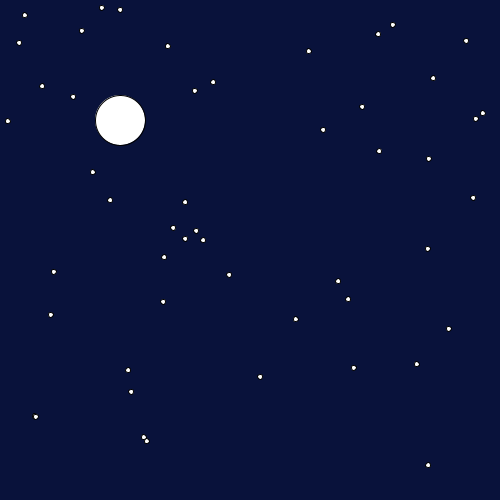
Frame 1 (no input)
Frame 60 (the mouse pressed at the canvas centre just before this capture): identical to frame 1, image omitted
Frame 120 (the mouse held since frame 60 and released just before this capture): identical to frame 1, image omitted

The Processing sketch that drew this single still picture (run headless with seeded random() and noise(); from frame 60 on, the mouse is pressed at the canvas centre):

// Processing sketch: how_i_feel
// ── how_i_feel.pde
ArrayList<PVector> points = new ArrayList<PVector>();
PImage jake;
void setup() {
  size(500, 500);
  background(255);
  smooth();
  for (int i=0; i<50; i++) {
    points.add(new PVector(random(width), random(height)));
  }
}

void draw() {
  background(#09123B);
  for (int i=0; i<50; i++) {
    ellipse(points.get(i).x, points.get(i).y, 5, 5);
  }  
  ellipse(120,120, 50, 50);
}
